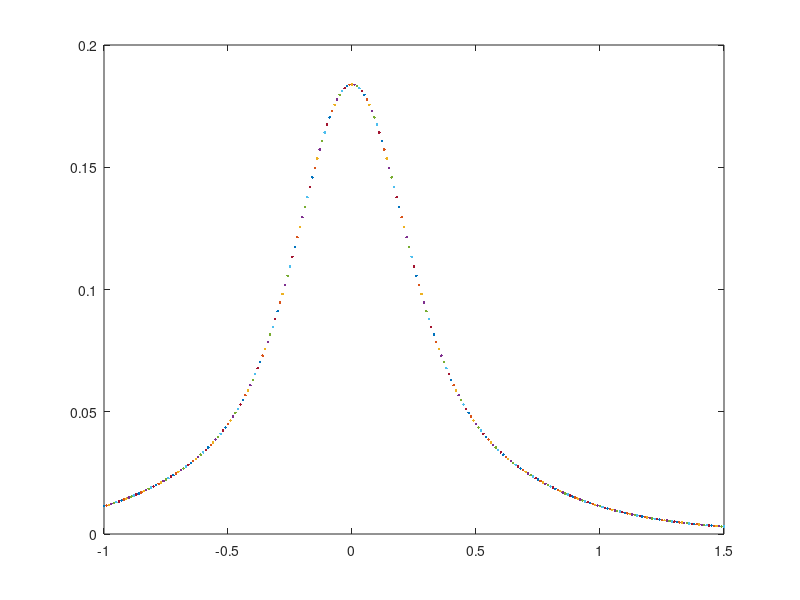

The MATLAB source for this figure:

function STAR2
    

    q = 1;
    mpi = 0.13957;
    TMP = 0.5;
    etajet = 0 ;
    Aridge = 0.07/0.5 ;
    fRNK = 3;
    fJ = 0.632;
    ma = 1.1;
    md = 1;
    a = 0.5;
    sigmapizero = 0.5;
    snn = 200;
    mN = 0.93957;
    
    
    yb = acosh(snn/(2*mN));
    
    
    for phi = -1:0.01:1.5
        
    inte2 = 0;    
        
    for pt = 2:0.005:4
    
    deta = -1:0.005:1;
    
    eta = deta + etajet;

    pf1 = pt .* cos(phi);
    pf2 = pt .* sin(phi);
    pf3 = pt .* sinh(eta);
    
    pi1 = pf1 - q/cosh(etajet);
    pi2 = pf2;
    pi3 = pf3 - q*sinh(etajet)/cosh(etajet);
    
    Ef = sqrt(pf1.^2 + pf2.^2 + pf3.^2 + mpi^2);
    Ei = sqrt(pi1.^2 + pi2.^2 + pi3.^2 + mpi^2);
    
    yf = log((Ef + pf3)./(Ef - pf3))./2;
    yi = log((Ei + pi3)./(Ei - pi3))./2;
    
    mtf = sqrt(mpi^2 + pf1.^2 + pf2.^2);
    mti = sqrt(mpi^2 + pi1.^2 + pi2.^2);
  
    pit = sqrt(pi1.^2 + pi2.^2);
    
    x = sqrt(mpi^2 + pit.^2) .* exp(abs(yi) - yb) ./mpi ;
    
    etaf = log((sqrt(pf1.^2 + pf2.^2 + pf3.^2) + pf3)./((sqrt(pf1.^2 + pf2.^2 + pf3.^2) - pf3)));
    etai = log((sqrt(pi1.^2 + pi2.^2 + pi3.^2) + pi3)./((sqrt(pi1.^2 + pi2.^2 + pi3.^2) - pi3)));

    NJF = 0.75;
    TJF = 0.55;
    
    sigmapi = sigmapizero * ma ./(sqrt(ma^2 + pt.^2));
    
    
    Nridge =  fRNK * 2/3 * Aridge * (1 - x).^a .* exp(-sqrt(mpi^2 + pit.^2)/TMP)./(sqrt(md^2 + pit.^2)) .*  Ef./Ei .* sqrt(1 - mpi^2./(mtf.^2 .* (cosh(yf)).^2));
    
    Njet = fJ * NJF .* (exp((mpi - sqrt(mpi^2 + pt.^2)) ./ TJF) ./(TJF .* (mpi + TJF)))  .* exp(-(phi^2 + deta.^2) ./ (2 * sigmapi.^2)) ./ (2 * pi * sigmapi.^2);

    N =  Nridge + (0.18 * Njet / 0.115)*fJ;
    
    inte1 = sum(N(:) * 0.005);

    inte2 = inte2 + inte1 * pt * 0.005;
   
    end
    
    plot(phi, inte2)
    
    hold all
    
    end
    
end